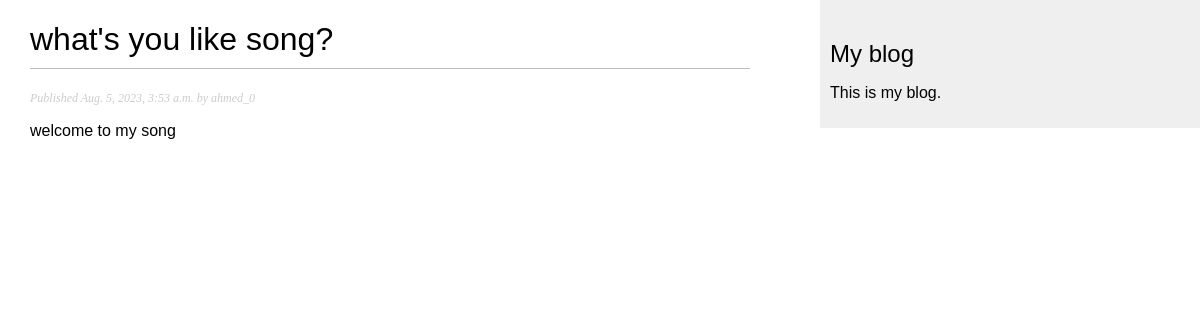
Page /blog/3/ on the committed database.
### blog/models.py (models this page shows, shortened)
class Post(models.Model):
    class Status(models.TextChoices):
        DRAFT = 'DF', 'Draft'
        PUBLISHED = 'PB', 'Published'
    title = models.CharField(max_length=250)
    slug = models.SlugField(max_length=250)
    author = models.ForeignKey(User,on_delete=models.CASCADE,related_name='blog_posts')
    body = models.TextField()
    publish = models.DateTimeField(default=timezone.now)
    created = models.DateTimeField(auto_now_add=True)
    update = models.DateTimeField(auto_now_add=True)
    status = models.CharField(max_length=2,choices=Status.choices, default=Status.DRAFT)
    class Meta:
        ordering = ['-publish']
        indexes = [models.Index(fields=['-publish']), ]

### blog/views.py (the view)
# urls.py: path('<int:id>/', views.post_detail, name='post_detail'),
def post_detail(request, id):
    try:
        post = Post.objects.get(id=id)
    except Post.DoesNotExist:
        raise Http404("No Post found Mohamed.")
    return render(request,'blog/post/detail.html',{'post': post})

### blog/templates/blog/post/detail.html (shortened to what this page needs)
{% extends "blog/base.html" %}
{% block content %}
 <h1>{{ post.title }}</h1>
 <p class="date">
 Published {{ post.publish }} by {{ post.author }}
 </p>
 {{ post.body|linebreaks }}
{% endblock %}

### blog/static/blog/style.css (style rules this page uses)
body { margin:0; padding:0; font-family:helvetica, sans-serif; }
h1 { font-weight:normal; border-bottom:1px solid #bbb; padding:0 0 10px 0; }
p.date { color:#ccc; font-family: georgia, serif; font-size: 12px; font-style: italic; }

### rows in the picture
Post: title "what's you like song?", publish "Aug. 5, 2023, 3:53 a.m.", author "ahmed_0", body "welcome to my song"
